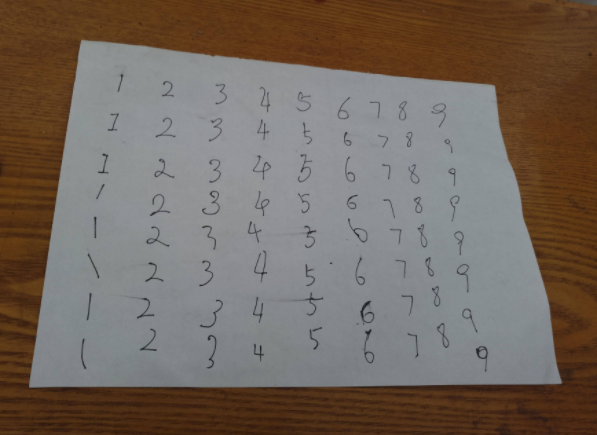
#> input picture opencv-operation/HighGUI/prosperctive.png, 597 x 435 px
$ python perspective-projection.py
#> lines starting #> are read from the running program, lines starting #| are printed output that depends on the picture
import cv2
import matplotlib.pyplot as plt
import numpy as np


if __name__ == '__main__':
    # img = plt.imread('prosperctive.png')
    # plt.imshow(img)
    # plt.show()
    # 80,37,27,382,560,380,494,84
    img = cv2.imread('prosperctive.png')
#> img is the input picture: shape (435, 597, 3); mean B, G, R 94.1, 103.4, 115.5
    rows, cols, ch = img.shape
#> rows = 435; cols = 597; ch = 3
    # 4个点坐标
    pts1 = np.float32([[80,37],[494,84],[27,382],[560,380]])
    # 变换到新位置的坐标
    pts2 = np.float32([[0,0],[300,0],[0,300],[300,300]])
    # 生成变换矩阵
    M = cv2.getPerspectiveTransform(pts1,pts2)
    # 进行透视变换
    dst = cv2.warpPerspective(img,M,(300,300))
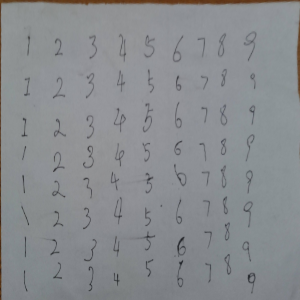
#> dst: shape (300, 300, 3); mean B, G, R 143.1, 139.9, 136.9

    plt.subplot(121),plt.imshow(img),plt.title('input')
    plt.subplot(122),plt.imshow(dst),plt.title('output')
    plt.show()
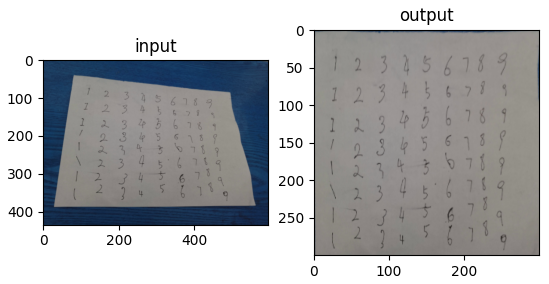
#> figure drawn by matplotlib, 2 panels; B, G, R data is drawn as R, G, B
